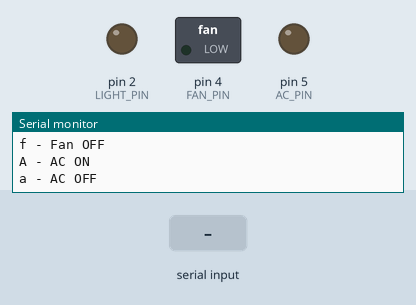
Simulated run of this sketch. Board: Arduino Uno, built with avr-gcc and run on an emulated ATmega328P. Parts: switched loads named in the sketch (green lamp = pin HIGH), output pins drawn as LEDs (lit = HIGH), the last lines printed to the serial monitor. The test bench sets the inputs (shaded band).

Above: at 1.2 s.
1.3 s: "L" received over Serial
At 1.7 s:
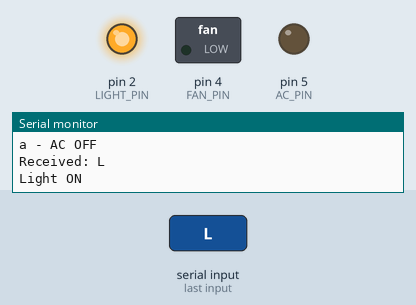
2.8 s: "F" received over Serial
At 4.0 s:
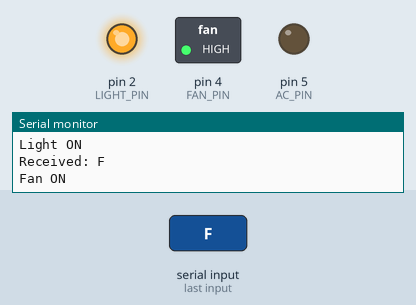
4.3 s: "l" received over Serial
At 5.2 s:
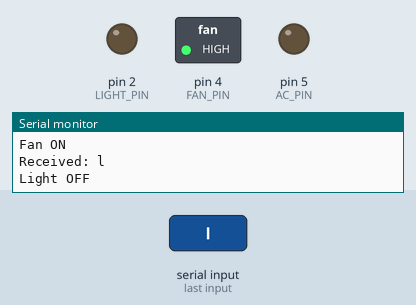
5.8 s: "A" received over Serial
At 6.3 s:
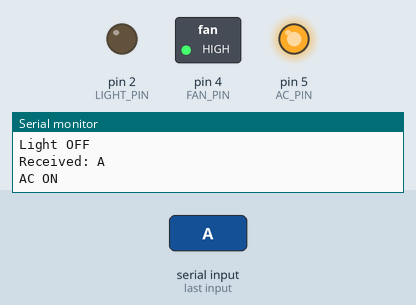
7.3 s: "f" received over Serial
At 8.5 s:
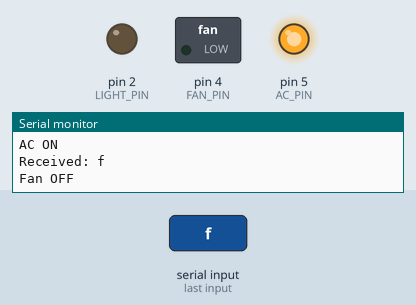
8.8 s: "L" received over Serial
At 9.8 s:
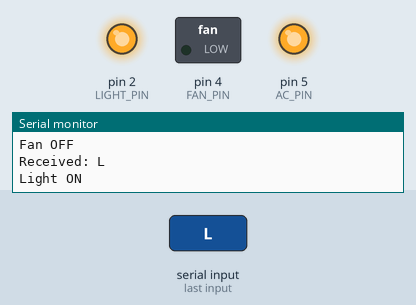
Timing chart, 0 to 11.3 s (numbered marks = the images above; inputs shaded):
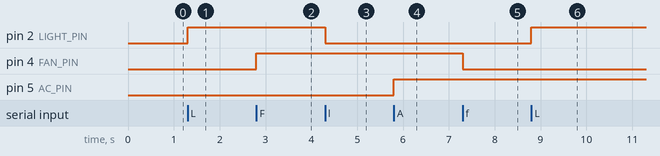

Measured:
- after the input at 1.3 s, pin 2 (LIGHT_PIN): LOW → HIGH at once
- after the input at 2.8 s, pin 4 (FAN_PIN): LOW → HIGH at once
- after the input at 4.3 s, pin 2 (LIGHT_PIN): HIGH → LOW at once
- after the input at 5.8 s, pin 5 (AC_PIN): LOW → HIGH at once
- after the input at 7.3 s, pin 4 (FAN_PIN): HIGH → LOW at once
- after the input at 8.8 s, pin 2 (LIGHT_PIN): LOW → HIGH at once

The sketch:

home_automation.ino
```cpp
#define LIGHT_PIN 2
#define FAN_PIN 4
#define AC_PIN 5

void setup() {
  Serial.begin(115200);
  pinMode(LIGHT_PIN, OUTPUT);
  pinMode(FAN_PIN, OUTPUT);
  pinMode(AC_PIN, OUTPUT);

  digitalWrite(LIGHT_PIN, LOW);
  digitalWrite(FAN_PIN, LOW);
  digitalWrite(AC_PIN, LOW);

  Serial.println("Commands:");
  Serial.println("L - Light ON");
  Serial.println("l - Light OFF");
  Serial.println("F - Fan ON");
  Serial.println("f - Fan OFF");
  Serial.println("A - AC ON");
  Serial.println("a - AC OFF");
}

void loop() {
  if (Serial.available()) {
    char cmd = Serial.read();
    Serial.print("Received: ");
    Serial.println(cmd);

    if (cmd == 'L') {
      digitalWrite(LIGHT_PIN, HIGH);
      Serial.println("Light ON");
    } else if (cmd == 'l') {
      digitalWrite(LIGHT_PIN, LOW);
      Serial.println("Light OFF");
    } else if (cmd == 'F') {
      digitalWrite(FAN_PIN, HIGH);
      Serial.println("Fan ON");
    } else if (cmd == 'f') {
      digitalWrite(FAN_PIN, LOW);
      Serial.println("Fan OFF");
    } else if (cmd == 'A') {
      digitalWrite(AC_PIN, HIGH);
      Serial.println("AC ON");
    } else if (cmd == 'a') {
      digitalWrite(AC_PIN, LOW);
      Serial.println("AC OFF");
    }
  }
}
```
